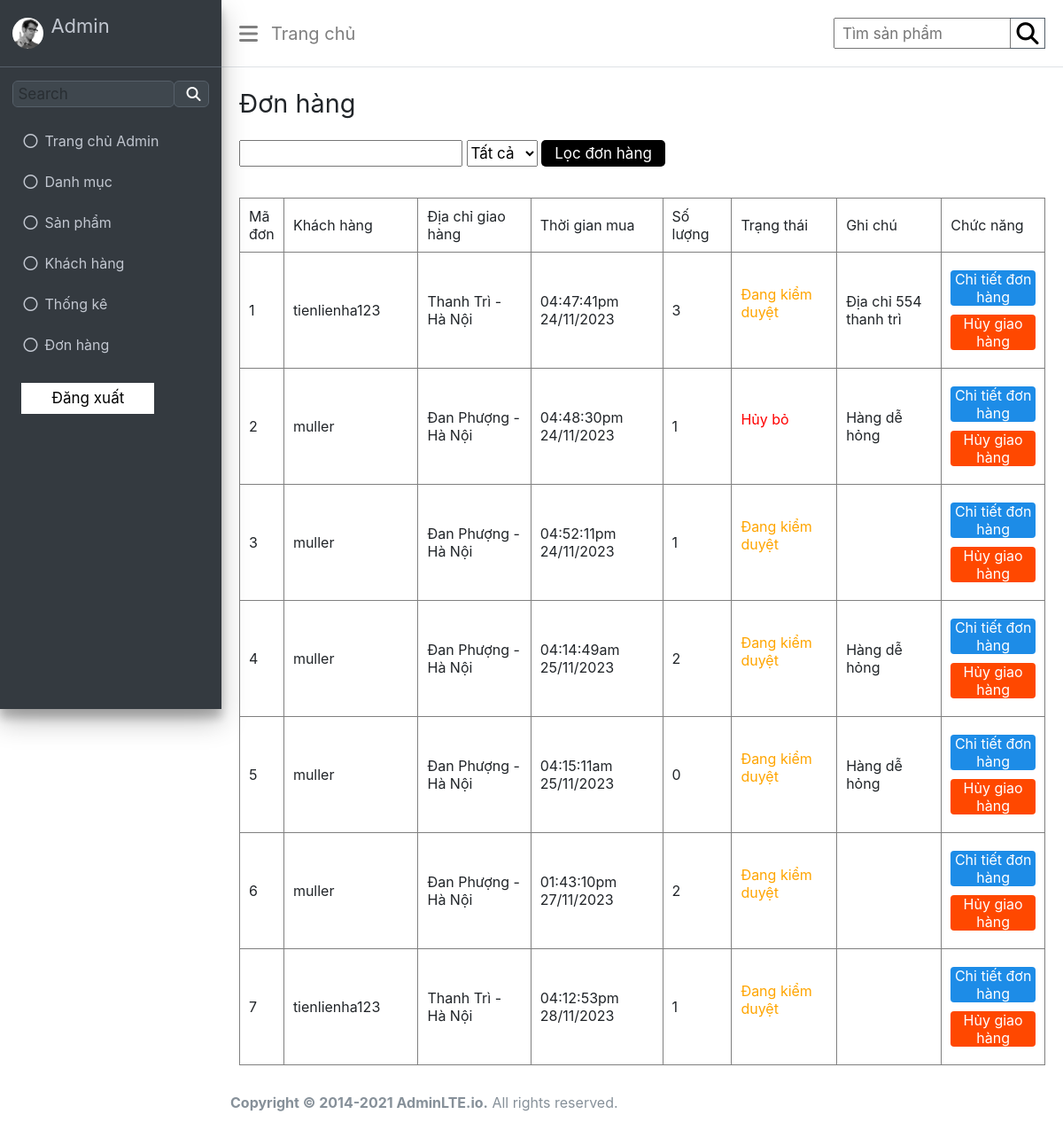
The app's page /admin/index.php?act=donhang, older data.
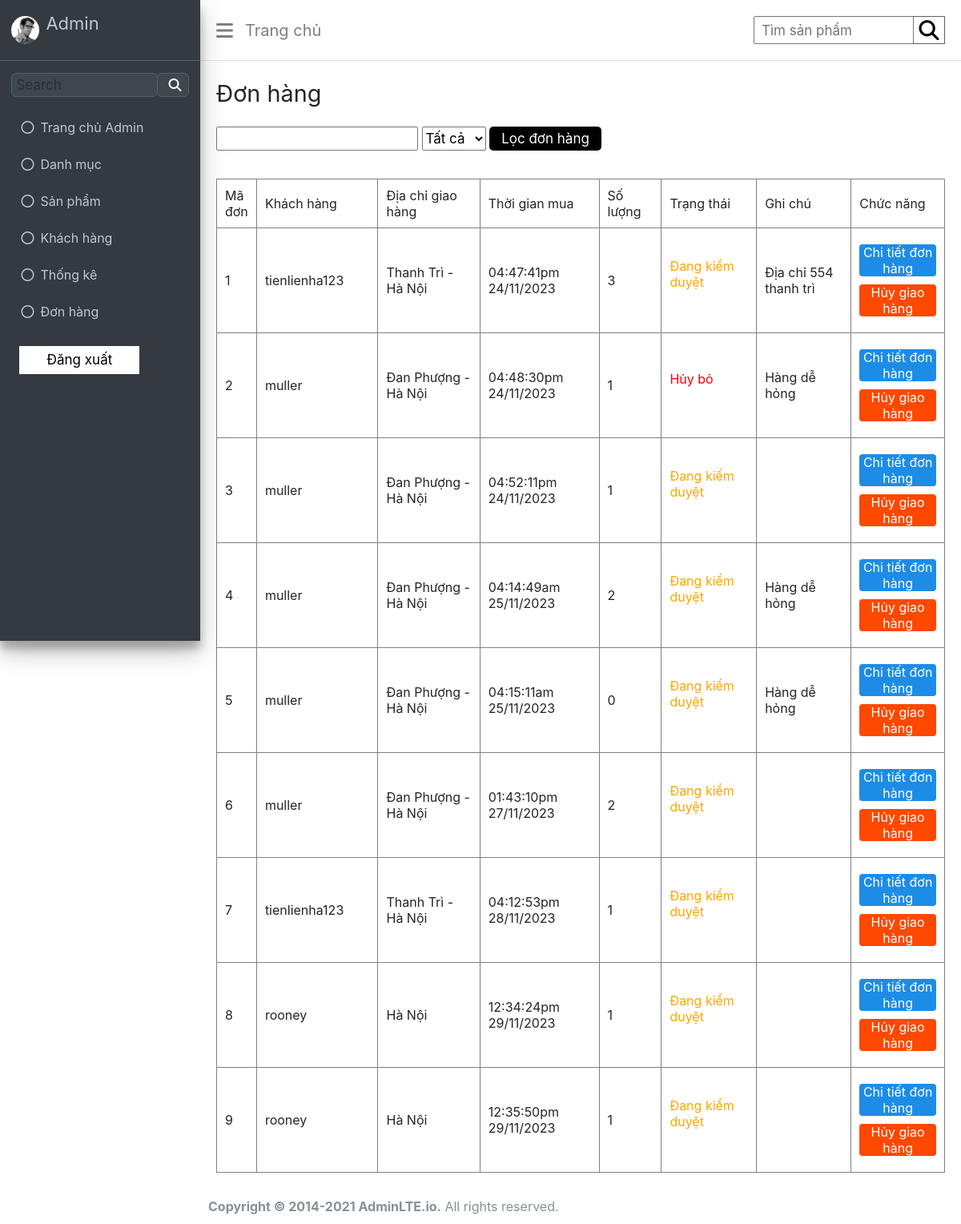
The same page, newer data.
### tables this page shows
CREATE TABLE `donhang` (
  `id` int(11) NOT NULL,
  `khachhang` varchar(255) NOT NULL,
  `diachi` varchar(255) NOT NULL,
  `sdt` varchar(255) NOT NULL,
  `email` varchar(255) NOT NULL,
  `thoigiandathang` varchar(255) NOT NULL,
  `phuongthucthanhtoan` int(11) NOT NULL,
  `soluong` int(11) NOT NULL,
  `trangthai` int(11) NOT NULL,
  `ghichu` text DEFAULT NULL
);

### model/pdo.php (called while the page is built, shortened)
<?php
function pdo_get_connection(){
    $servername = "localhost";
    $username = "root";
    $password = "";
    try {
        $conn = new PDO("mysql:host=$servername;dbname=wd18331_duan1", $username, $password);
        $conn->setAttribute(PDO::ATTR_ERRMODE, PDO::ERRMODE_EXCEPTION);
        return $conn;
    } catch(PDOException $e) {
        echo "Connection failed: " . $e->getMessage();
    }
}
function pdo_query($sql){
    $sql_args=array_slice(func_get_args(),1);
    try{
        $conn=pdo_get_connection();
        $stmt=$conn->prepare($sql);
        $stmt->execute($sql_args);
        $rows=$stmt->fetchAll();
        return $rows;
    }
    catch(PDOException $e){
        throw $e;
    }
    finally{
        unset($conn);
    }
}
?>

### model/donhang.php (called while the page is built, shortened)
<?php
function loadAllDonHang(){
    $sql = "SELECT * FROM donhang";
    $listdonhang = pdo_query($sql);
    return $listdonhang;
}
?>

### admin/donhang/list.php (the view, shortened to what this page needs)
<!DOCTYPE html>
<html lang="en">
<head>
</head>
<body>
    <div class="wrapper">
        <div class="admin">
            <h1>Đơn hàng</h1>
        </div>
        <form class="filter" action="index.php?act=listsp" method="post">
            <input type="text" name="kym" />
            <select name="iddm" id="">
                <option value="0" selected>Tất cả</option>
            </select>
            <input class="filter-search" type="submit" name="listok" value="Lọc đơn hàng" />
        </form>
        <div class="table">
            <table class="table-bordered" border="1">
                <tr>
                    <td style="width: 50px;">Mã đơn</td>
                    <td style="width: 200px;">Khách hàng</td>
                    <td style="width: 200px;">Địa chỉ giao hàng</td>
                    <td style="width: 200px;">Thời gian mua</td>
                    <td style="width: 100px;">Số lượng</td>
                    <td style="width: 200px;">Trạng thái</td>
                    <td style="width: 200px;">Ghi chú</td>
                    <td style="width: 200px;">Chức năng</td>
                </tr>
                <?php foreach ($listdonhang as $donhang) {
                    extract($donhang);
                    $huyhang = "index.php?act=huydonhang&id=".$id;
                    $detail = "index.php?act=chitietdonhang&id=".$id;
                echo '<tr>
                <td>'.$id.'</td>
                <td>'.$khachhang.'</td>
                <td>'.$diachi.'</td>
                <td>'.$thoigiandathang.'</td>
                <td>'.$soluong.'</td>
                <td>'.($trangthai === 0 ? "<p style='color: orange'>Đang kiểm duyệt</p>" : "<p style='color: red;'>Hủy bỏ</p>").'</td>
                <td>'.$ghichu.'</td>
                <td class="edit-delete">
                <a href="'.$detail.'" class="detail">
                        Chi tiết đơn hàng
                    </a>
                    <a href="'.$huyhang.'" onclick="return confirmUpdate()" class="delete">
                        Hủy giao hàng
                    </a>
            </tr>';
             } ?>
            </table>
        </div>
    </div>
</body>
</html>

### admin/index.php (shortened to what this page needs)
<link rel="stylesheet" href="./CSS/header.css">
<link rel="stylesheet" href="./CSS/footer.css">
<link rel="stylesheet" href="./CSS/home.css">
<link rel="stylesheet" href="./CSS/add.css">
<link rel="stylesheet" href="./CSS/aside.css">
<link rel="stylesheet" href="./CSS/edit.css">
<link rel="stylesheet" href="./CSS/list.css">
<link rel="stylesheet" href="./CSS/thongke.css">
<link rel="stylesheet" href="./CSS/index.css">
<link rel="stylesheet" href="./CSS/chitietsp.css">
<link rel="stylesheet" href="https://cdnjs.cloudflare.com/ajax/libs/font-awesome/6.4.0/css/all.min.css" />
<link rel="stylesheet" href="https://cdn.jsdelivr.net/npm/bootstrap@5.3.0/dist/css/bootstrap.min.css">
<?php
include "header.php";
include "../model/pdo.php";
include "../model/donhang.php";
if(isset($_GET['act']) && $_GET['act'] != ""){
    $act = $_GET['act'];
    switch ($act) {
        case "donhang":
            $listdonhang = loadAllDonHang();
            include "donhang/list.php";
            break;
    }
}
include "footer.php";
?>

### admin/header.php (shortened to what this page needs)
<aside>
    <div class="brand">
        <img src="../Img/user2-160x160.jpg" alt="" />
        <p>Admin</p>
    </div>
    <div class="sidebar">
        <div class="form-inline">
            <div class="input-group">
                <input class="form-control form-control-sidebar" placeholder="Search" />
            </div>
            <div class="input-group-append">
                <button class="btn btn-sidebar">
                    <i class="fas fa-search fa-fw"></i>
                </button>
            </div>
        </div>
        <nav>
            <div class="nav-parent">
                <li class="nav-item">
                    <a href="index.php" class="nav-link">
                        <i class="far fa-circle nav-icon"></i>
                        <p>Trang chủ Admin</p>
                    </a>
                </li>
                <li class="nav-item">
                    <a href="index.php?act=listdm" class="nav-link">
                        <i class="far fa-circle nav-icon"></i>
                        <p>Danh mục</p>
                    </a>
                </li>
                <li class="nav-item">
                    <a href="index.php?act=listsp" class="nav-link">
                        <i class="far fa-circle nav-icon"></i>
                        <p>Sản phẩm</p>
                    </a>
                </li>
                <li class="nav-item">
                    <a href="index.php?act=listtk" class="nav-link">
                        <i class="far fa-circle nav-icon"></i>
                        <p>Khách hàng</p>
                    </a>
                </li>
                <li class="nav-item">
                    <a href="index.php?act=thongke" class="nav-link">
                        <i class="far fa-circle nav-icon"></i>
                        <p>Thống kê</p>
                    </a>
                </li>
                <li class="nav-item">
                    <a href="index.php?act=donhang" class="nav-link">
                        <i class="far fa-circle nav-icon"></i>
                        <p>Đơn hàng</p>
                    </a>
                </li>
                <li class="nav-item">
                    <div class="function">
                        <form action="" method="post">
                            <input type="submit" name="dangxuat" value="Đăng xuất" />
                        </form>
                    </div>
                </li>
            </div>
        </nav>
    </div>
</aside>
<header class="header">
    <div class="menu">
        <div class="menu-bar">
            <i class="fa-solid fa-bars"></i>
        </div>
        <li><a href="index.php">Trang chủ</a></li>
    </div>
    <form class="user-search" action="index.php?act=sanpham" method="POST">
        <input type="text" class="input" name="kyw" placeholder="Tìm sản phẩm" />
        <button type="submit" name="timkiem">
            <i class="fas fa-search fa-fw"></i>
        </button>
    </form>
</header>

### admin/footer.php (shortened to what this page needs)
<!DOCTYPE html>
<html lang="en">
<head>
</head>
<body>
    <footer>
        <div class="copyright">
            <b>Copyright © 2014-2021 AdminLTE.io.</b> All rights reserved.
        </div>
    </footer>
</body>
</html>

### admin/CSS/header.css (style rules this page uses)
body { background-color: #f4f6f9; }
.header { display: flex; align-items: center; background-color: #fff; position: fixed; z-index: 1; width: 100%; margin-left: 250px; top: 0; padding: 20px; transition: 0.5s; border-bottom: 1px solid rgb(222, 226, 230); }
.menu { display: flex; align-items: center; width: 50%; margin-right: auto; }
.menu li { list-style: none; }
.menu li a { text-decoration: none; color: rgba(0, 0, 0, 0.5); font-size: 20px; padding: 0px 15px; }
.menu-bar { font-size: 24px; cursor: pointer; color: rgba(0, 0, 0, 0.5); }
.user-search { display: flex; align-items: center; margin-left: auto; margin-right: 250px; }
.user-search i { font-size: 25px; color: #000; margin: 0px 10px; }
.user-search .input { position: relative; width: 200px; height: 35px; padding-left: 8px; font-size: 17px; }
.user-search button { display: flex; align-items: center; justify-content: center; background-color: #fff; border: 1px solid #56606a; color: #fff; width: 40px; height: 35px; margin-left: -1px; }

### admin/CSS/footer.css (style rules this page uses)
footer { display: flex; justify-content: space-between; background-color: #fff; margin-top: auto; padding: 10px; margin-left: 250px; overflow: hidden; color: #869099; }

### admin/CSS/home.css (style rules this page uses)
.wrapper { margin-left: 250px; padding: 0px 10px; }
.wrapper h1 { text-align: left; font-size: 1.8rem; font-weight: 400; }
.admin { margin-top: 100px; padding: 0px 10px; }
.table { padding: 0px 15px; }
table { margin: 20px 0px; width: 100%; border-collapse: collapse; }
table tr { height: 50px; }
table tr td { padding: 10px; }
table tr td a { text-decoration: none; color: #000; margin: 0px 10px; }
.delete { display: flex; align-items: center; justify-content: center; background-color: rgb(255, 72, 0); color: #fff; margin: 10px 0px; height: 30px; border-radius: 4px; transition: 0.3s; }

### admin/CSS/add.css (style rules this page uses)
.wrapper { margin-left: 250px; padding: 0px 10px; }
.wrapper h1 { text-align: left; font-size: 1.8rem; font-weight: 400; }

### admin/CSS/aside.css (style rules this page uses)
aside { position: fixed; top: 0; bottom: 0; float: none; width: 250px; height: 100vh; box-shadow: 0 14px 28px rgba(0, 0, 0, 0.25), 0 10px 10px rgba(0, 0, 0, 0.22); background-color: #343a40; z-index: 100; transition: width 0.3s ease-in-out; }
aside p { font-size: 22px; cursor: pointer; }
aside a { color: #c2c7d0; text-decoration: none; }
aside .brand { display: flex; align-items: center; font-size: 1.25rem; line-height: 1.5; padding: 0.8125rem 0.9rem; transition: width 0.3s ease-in-out; white-space: nowrap; border-bottom: 1px solid #56606a; }
aside .brand img { width: 35px; height: 35px; border-radius: 35px; }
aside .brand p { color: #c2c7d0; margin-left: 8px; }
aside .sidebar { height: calc(100% - (3.5rem + 1px)); overflow-y: auto; overflow-x: hidden; padding-bottom: 0; padding-left: 0.9rem; padding-right: 0.9rem; padding-top: 0; }
aside .form-inline { display: flex; align-items: center; margin: 15px 0px; }
aside .form-inline input { background-color: #3f474e; border: 1px solid #56606a; color: #fff; position: relative; width: 185px; height: 30px; padding-left: 5px; font-size: 17px; }
aside .form-inline .input-group-append { margin-left: -1px; height: 30px; }
aside .form-inline .input-group-append button { background-color: #3f474e; border: 1px solid #56606a; color: #fff; width: 40px; height: 30px; }
nav { margin-top: 4px; }
nav .nav-parent { margin: 10px 0px; }
nav .nav-parent .nav-item { display: flex; }
nav .nav-parent .nav-link { display: flex; align-items: center; text-decoration: none; font-size: 16px; width: 100%; height: 40px; margin: 3px 0px; color: #c2c7d0; transition: width ease-in-out 0.3s; border-radius: 4px; }
nav .nav-parent li .nav-link p { padding-left: 8px; font-size: 16px; margin-top: 1rem; }
nav .nav-parent li .nav-link i { margin-left: 12px; font-size: 16px; }

### admin/CSS/edit.css (style rules this page uses)
.wrapper { margin-left: 250px; padding: 0px 10px; }

### admin/CSS/index.css (style rules this page uses)
* { margin: 0; padding: 0; font-family: "Source Sans Pro", -apple-system, BlinkMacSystemFont, "Segoe UI", Roboto, "Helvetica Neue", Arial, sans-serif, "Apple Color Emoji", "Segoe UI Emoji", "Segoe UI Symbol"; font-weight: 400; box-sizing: border-box; }
body { min-height: 100vh; display: flex; flex-direction: column; }

Row changes from the older to the newer data that the page shows:
added donhang: id "8", khachhang "rooney", diachi "Hà Nội", thoigiandathang "12:34:24pm 29/11/2023", soluong "1", trangthai "Đang kiểm duyệt"
added donhang: id "9", khachhang "rooney", diachi "Hà Nội", thoigiandathang "12:35:50pm 29/11/2023", soluong "1", trangthai "Đang kiểm duyệt"
